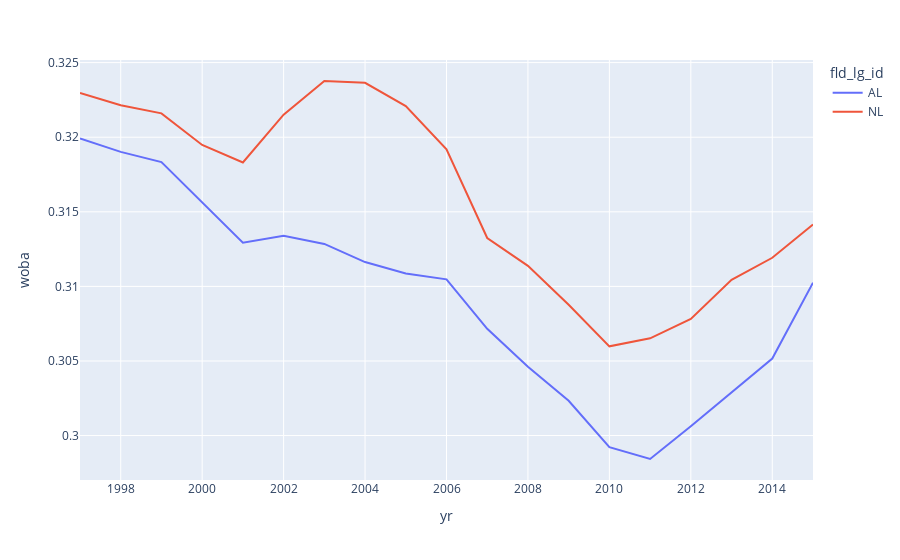

Source (notebook cell):
### Code cell
# First look at a pool of batters, comparing the pitching/fielding of each league

result = compute_splits_windows(pa, split = ['bat_id', 'fld_lg_id'], window_size = 5)
fig = px.line(result.reset_index(), x='yr', y='woba', color='fld_lg_id')
fig.update_layout(hovermode="x")
fig.show()
result.unstack()

### Figure 1 — Plotly figure (JSON) as saved in the notebook; plotly's stock layout.template omitted (floating-point values rounded to 4 significant figures)
{"data": [{"hovertemplate": "fld_lg_id=AL<br>yr=%{x}<br>woba=%{y}<extra></extra>", "legendgroup": "AL", "line": {"color": "#636efa", "dash": "solid"}, "mode": "lines", "name": "AL", "orientation": "v", "showlegend": true, "type": "scatter", "x": [1997, 1998, 1999, 2000, 2001, 2002, 2003, 2004, 2005, 2006, 2007, 2008, 2009, 2010, 2011, 2012, 2013, 2014, 2015], "xaxis": "x", "y": [0.3199, 0.319, 0.3183, 0.3156, 0.3129, 0.3134, 0.3128, 0.3116, 0.3109, 0.3105, 0.3072, 0.3046, 0.3023, 0.2992, 0.2984, 0.3006, 0.3029, 0.3052, 0.3102], "yaxis": "y"}, {"hovertemplate": "fld_lg_id=NL<br>yr=%{x}<br>woba=%{y}<extra></extra>", "legendgroup": "NL", "line": {"color": "#EF553B", "dash": "solid"}, "mode": "lines", "name": "NL", "orientation": "v", "showlegend": true, "type": "scatter", "x": [1997, 1998, 1999, 2000, 2001, 2002, 2003, 2004, 2005, 2006, 2007, 2008, 2009, 2010, 2011, 2012, 2013, 2014, 2015], "xaxis": "x", "y": [0.323, 0.3221, 0.3216, 0.3195, 0.3183, 0.3215, 0.3238, 0.3236, 0.3221, 0.3192, 0.3132, 0.3114, 0.3088, 0.306, 0.3065, 0.3078, 0.3104, 0.3119, 0.3141], "yaxis": "y"}], "layout": {"hovermode": "x", "legend": {"title": {"text": "fld_lg_id"}, "tracegroupgap": 0}, "margin": {"t": 60}, "xaxis": {"anchor": "y", "domain": [0, 1], "title": {"text": "yr"}}, "yaxis": {"anchor": "x", "domain": [0, 1], "title": {"text": "woba"}}}}
